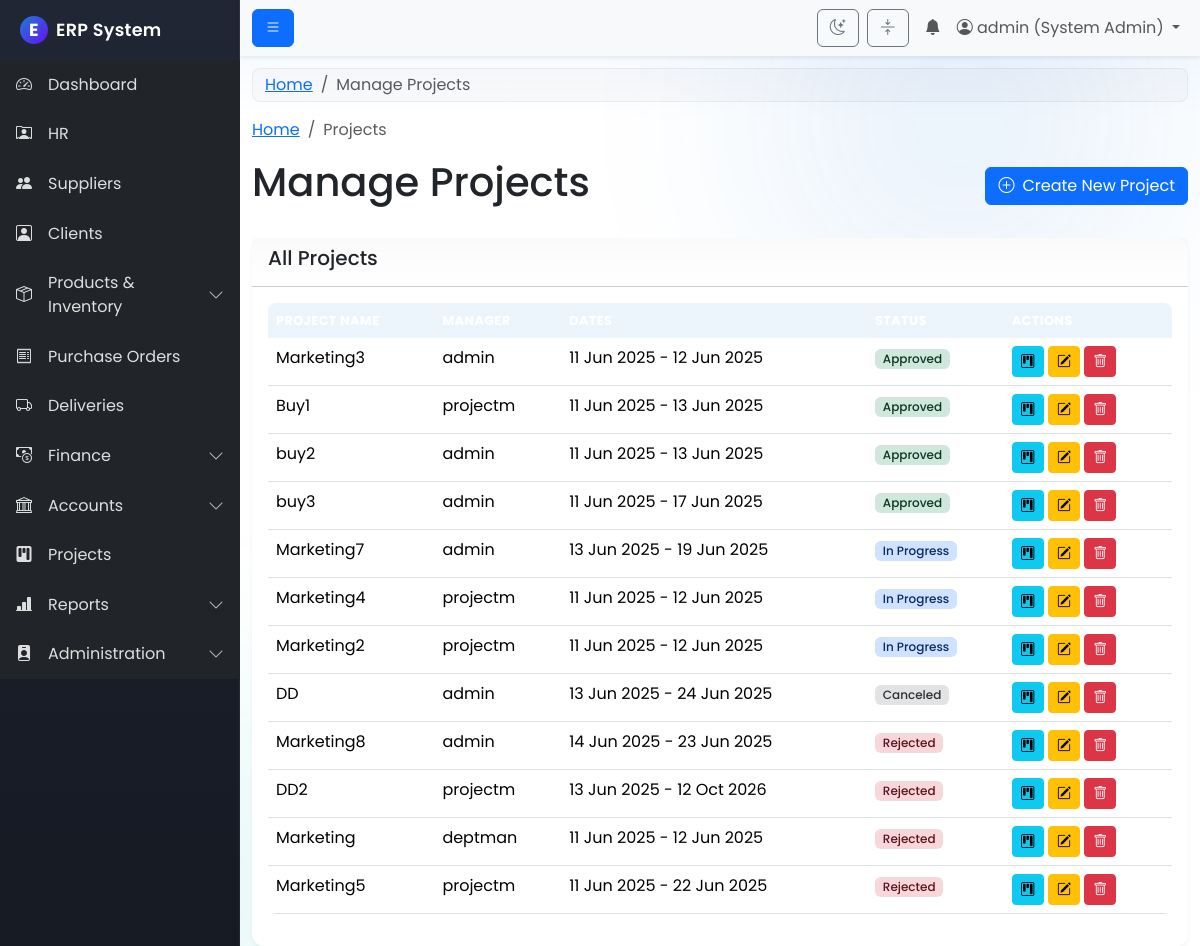
The page /modules/projects/view_projects.php (signed in) on the database as committed earlier.
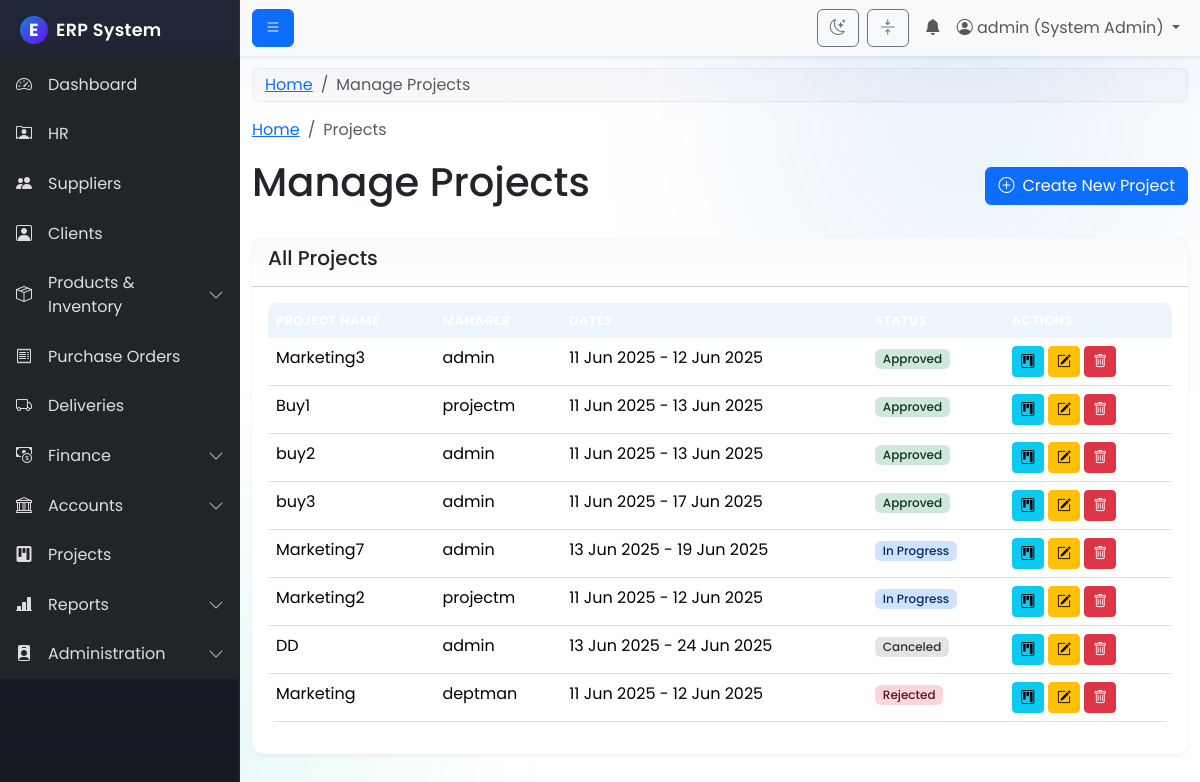
The same page on the database as committed later.
### tables this page shows
CREATE TABLE `projects` (
  `id` int(11) NOT NULL,
  `project_name` varchar(255) NOT NULL,
  `description` text DEFAULT NULL,
  `start_date` date NOT NULL,
  `end_date` date DEFAULT NULL,
  `project_budget` decimal(12,2) DEFAULT NULL,
  `budget_id` int(11) DEFAULT NULL COMMENT 'Link to a specific budget',
  `manager_id` int(11) DEFAULT NULL COMMENT 'Which user is the project manager',
  `client_id` int(11) DEFAULT NULL,
  `status` varchar(50) NOT NULL DEFAULT 'Pending Approval',
  `created_at` timestamp NOT NULL DEFAULT current_timestamp()
);

CREATE TABLE `users` (
  `id` int(11) NOT NULL,
  `username` varchar(100) NOT NULL,
  `password` varchar(255) NOT NULL,
  `email` varchar(255) NOT NULL,
  `role_id` int(11) NOT NULL,
  `is_active` tinyint(1) NOT NULL DEFAULT 1,
  `department_id` int(11) DEFAULT NULL,
  `created_at` timestamp NOT NULL DEFAULT current_timestamp()
);

### includes/permissions.php (called while the page is built, shortened)
<?php
function has_permission($required_permissions) {
    if ($_SESSION['role_name'] == 'System Admin') {
        return true;
    }
    return false;
}
?>

### modules/projects/view_projects.php (the view, shortened to what this page needs)
<?php
$page_title = "Manage Projects";
include('../../includes/permissions.php');
include('../../includes/header.php');
$conn = connect_db();
$sql = "SELECT
            p.*,
            u.username as manager_name,
            b.budget_name
        FROM projects p
        LEFT JOIN users u ON p.manager_id = u.id
        LEFT JOIN budgets b ON p.budget_id = b.id
        ORDER BY FIELD(p.status, 'Pending Approval', 'In Progress', 'On Hold', 'Not Started', 'Completed', 'Canceled', 'Rejected'), p.start_date DESC";
$result = $conn->query($sql);
$can_create = has_permission('project_create');
$can_manage_full = has_permission('project_full_access');
?>
<nav aria-label="breadcrumb">
  <ol class="breadcrumb">
    <li class="breadcrumb-item"><a href="/erp_project/dashboard.php">Home</a></li>
    <li class="breadcrumb-item active" aria-current="page">Projects</li>
  </ol>
</nav>
<div class="d-flex justify-content-between align-items-center mb-4">
    <h1><?php echo $page_title; ?></h1>
    <?php if ($can_create): ?>
        <a href="add_project.php" class="btn btn-primary"><i class="bi bi-plus-circle me-2"></i>Create New Project</a>
    <?php endif; ?>
</div>
<div class="card">
    <div class="card-header"><h5>All Projects</h5></div>
    <div class="card-body">
        <div class="table-responsive">
            <table class="table table-hover data-table">
                <thead class="table-dark">
                    <tr>
                        <th>Project Name</th>
                        <th>Manager</th>
                        <th>Dates</th>
                        <th>Status</th>
                        <th>Actions</th>
                    </tr>
                </thead>
                <tbody>
                    <?php if ($result && $result->num_rows > 0): ?>
                        <?php while($row = $result->fetch_assoc()): ?>
                            <tr>
                                <td><?php echo htmlspecialchars($row['project_name']); ?></td>
                                <td><?php echo htmlspecialchars($row['manager_name'] ?? 'N/A'); ?></td>
                                <td><?php echo date("d M Y", strtotime($row['start_date'])) . " - " . ($row['end_date'] ? date("d M Y", strtotime($row['end_date'])) : 'Ongoing'); ?></td>
                                <td>
                                    <?php
                                        $status = htmlspecialchars($row['status']);
                                        $badge_class = '';
                                        switch ($status) {
                                            case 'Approved':
                                                $badge_class = 'bg-success-subtle text-success-emphasis';
                                                break;
                                            case 'In Progress':
                                                $badge_class = 'bg-primary-subtle text-primary-emphasis';
                                                break;
                                            case 'Canceled':
                                                $badge_class = 'bg-secondary-subtle text-secondary-emphasis';
                                                break;
                                            case 'Rejected':
                                                $badge_class = 'bg-danger-subtle text-danger-emphasis';
                                                break;
                                        }
                                        echo '<span class="badge ' . $badge_class . '">' . $status . '</span>';
                                    ?>
                                </td>
                                <td>
                                    <a href="view_project_details.php?id=<?php echo $row['id']; ?>" class="btn btn-sm btn-info" title="View Details & Tasks"><i class="bi bi-kanban"></i></a>
                                    <?php if ($can_create || $can_manage_full): ?>
                                    <a href="edit_project.php?id=<?php echo $row['id']; ?>" class="btn btn-sm btn-warning" title="Edit Project"><i class="bi bi-pencil-square"></i></a>
                                    <?php endif; ?>
                                    <?php if ($can_manage_full): ?>
                                    <button type="button" class="btn btn-sm btn-danger" data-bs-toggle="modal" data-bs-target="#deleteProjectModal" data-id="<?php echo $row['id']; ?>" title="Delete Project"><i class="bi bi-trash"></i></button>
                                    <?php endif; ?>
                                </td>
                            </tr>
                        <?php endwhile; ?>
                    <?php else: ?>
                        <tr><td colspan="5" class="text-center text-muted">No projects found.</td></tr>
                    <?php endif; ?>
                </tbody>
            </table>
        </div>
    </div>
</div>
<?php
include('../../includes/footer.php');
?>

Rows that differ between the two databases and show on the page:
removed projects: project_name "Marketing4", manager.username "projectm", start_date "11 Jun 2025", end_date "12 Jun 2025", status "In Progress"
removed projects: project_name "Marketing8", manager.username "admin", start_date "14 Jun 2025", end_date "23 Jun 2025", status "Rejected"
removed projects: project_name "DD2", manager.username "projectm", start_date "13 Jun 2025", end_date "12 Oct 2026", status "Rejected"
removed projects: project_name "Marketing5", manager.username "projectm", start_date "11 Jun 2025", end_date "22 Jun 2025", status "Rejected"
